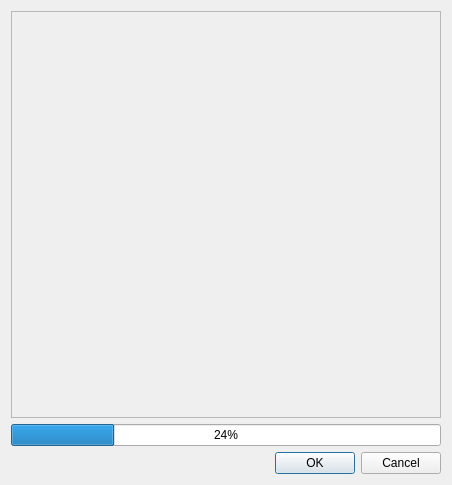
<?xml version="1.0" encoding="UTF-8"?>
<ui version="4.0">
 <class>ValidationDialog</class>
 <widget class="QDialog" name="ValidationDialog">
  <property name="geometry">
   <rect>
    <x>0</x>
    <y>0</y>
    <width>452</width>
    <height>485</height>
   </rect>
  </property>
  <property name="windowTitle">
   <string>Dialog</string>
  </property>
  <layout class="QVBoxLayout" name="verticalLayout">
   <item>
    <widget class="QScrollArea" name="scrollArea">
     <property name="widgetResizable">
      <bool>true</bool>
     </property>
     <widget class="QWidget" name="scrollAreaWidgetContents">
      <property name="geometry">
       <rect>
        <x>0</x>
        <y>0</y>
        <width>432</width>
        <height>399</height>
       </rect>
      </property>
     </widget>
    </widget>
   </item>
   <item>
    <widget class="QProgressBar" name="progressBar">
     <property name="value">
      <number>24</number>
     </property>
    </widget>
   </item>
   <item>
    <widget class="QDialogButtonBox" name="buttonBox">
     <property name="orientation">
      <enum>Qt::Horizontal</enum>
     </property>
     <property name="standardButtons">
      <set>QDialogButtonBox::Cancel|QDialogButtonBox::Ok</set>
     </property>
    </widget>
   </item>
  </layout>
 </widget>
 <resources/>
 <connections>
  <connection>
   <sender>buttonBox</sender>
   <signal>accepted()</signal>
   <receiver>ValidationDialog</receiver>
   <slot>accept()</slot>
   <hints>
    <hint type="sourcelabel">
     <x>248</x>
     <y>254</y>
    </hint>
    <hint type="destinationlabel">
     <x>157</x>
     <y>274</y>
    </hint>
   </hints>
  </connection>
  <connection>
   <sender>buttonBox</sender>
   <signal>rejected()</signal>
   <receiver>ValidationDialog</receiver>
   <slot>reject()</slot>
   <hints>
    <hint type="sourcelabel">
     <x>316</x>
     <y>260</y>
    </hint>
    <hint type="destinationlabel">
     <x>286</x>
     <y>274</y>
    </hint>
   </hints>
  </connection>
 </connections>
</ui>
